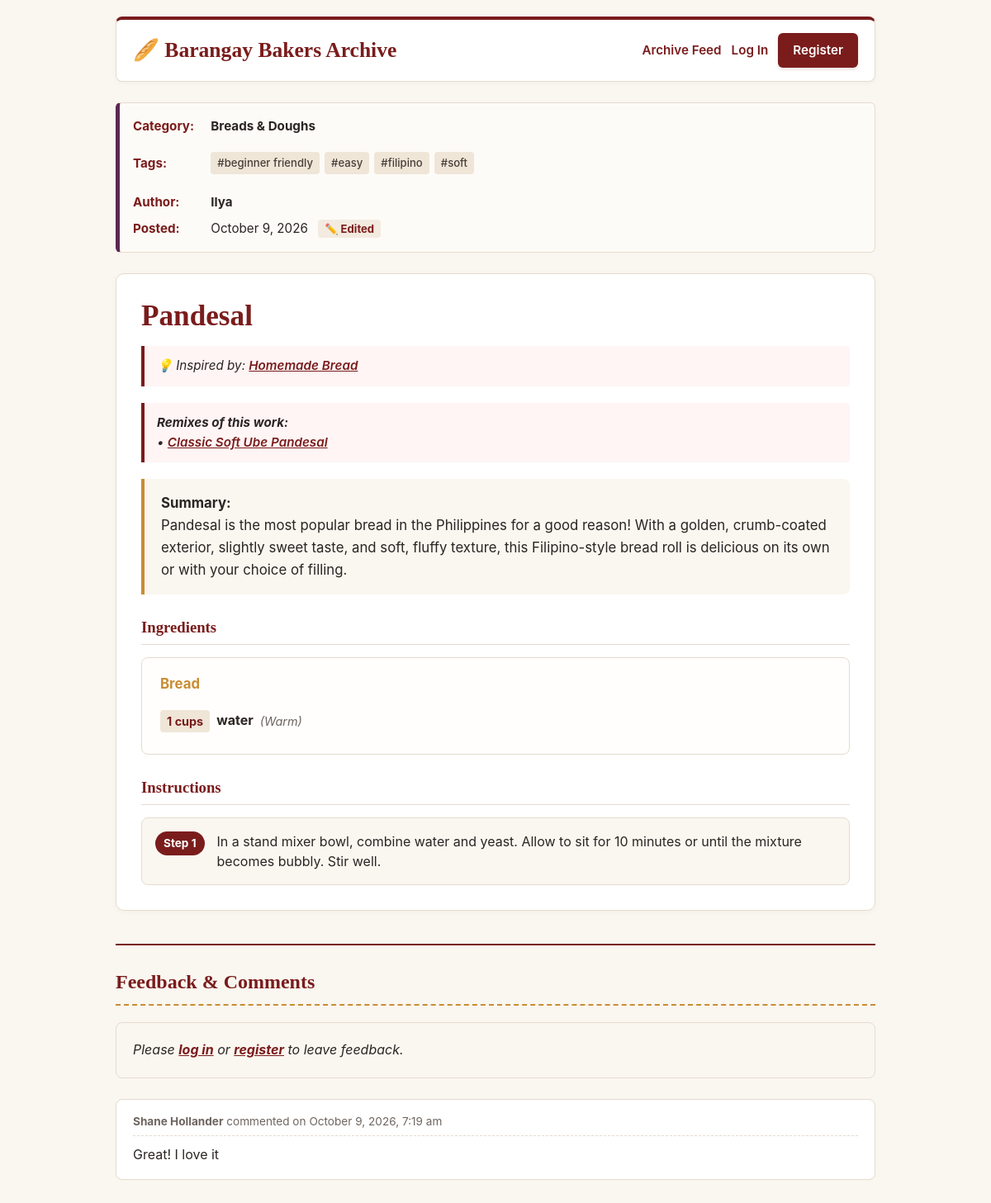
/view_recipe.php?id=4, run on the app's committed database.
### tables this page shows
CREATE TABLE `recipes` (
  `id` int(11) NOT NULL,
  `user_id` int(11) NOT NULL,
  `category_id` int(11) NOT NULL,
  `parent_recipe_id` int(11) DEFAULT NULL,
  `title` varchar(150) NOT NULL,
  `description` varchar(255) NOT NULL,
  `created_at` timestamp NOT NULL DEFAULT current_timestamp(),
  `updated_at` timestamp NULL DEFAULT NULL ON UPDATE current_timestamp()
);

CREATE TABLE `categories` (
  `id` int(11) NOT NULL,
  `name` varchar(50) NOT NULL
);

CREATE TABLE `tags` (
  `id` int(11) NOT NULL,
  `name` varchar(50) NOT NULL
);

CREATE TABLE `users` (
  `id` int(11) NOT NULL,
  `username` varchar(50) NOT NULL,
  `email` varchar(255) NOT NULL,
  `password` varchar(255) NOT NULL,
  `created_at` timestamp NOT NULL DEFAULT current_timestamp()
);

CREATE TABLE `recipe_ingredients` (
  `recipe_id` int(11) NOT NULL,
  `ingredient_id` int(11) NOT NULL,
  `quantity` decimal(6,2) NOT NULL,
  `unit` varchar(50) NOT NULL,
  `preparation_note` varchar(100) DEFAULT NULL,
  `section` varchar(50) DEFAULT 'Main'
);

CREATE TABLE `ingredients` (
  `id` int(11) NOT NULL,
  `name` varchar(150) NOT NULL
);

CREATE TABLE `recipe_steps` (
  `id` int(11) NOT NULL,
  `recipe_id` int(11) NOT NULL,
  `step_number` int(11) NOT NULL,
  `instruction` text NOT NULL
);

CREATE TABLE `comments` (
  `id` int(11) NOT NULL,
  `recipe_id` int(11) NOT NULL,
  `user_id` int(11) NOT NULL,
  `body` text NOT NULL,
  `created_at` timestamp NOT NULL DEFAULT current_timestamp(),
  `updated_at` timestamp NULL DEFAULT NULL ON UPDATE current_timestamp()
);

### classes/Comment.php (called while the page is built, shortened)
<?php
class Comment {
    private $conn;
    public function __construct($db) {
        $this->conn = $db;
    }
    public function readByRecipe($recipe_id) {
        $query = "SELECT c.id, c.body, c.created_at, u.username, c.user_id
          FROM comments c
          JOIN users u ON c.user_id = u.id
          WHERE c.recipe_id = :recipe_id
          ORDER BY c.created_at DESC";
        $stmt = $this->conn->prepare($query);
        $stmt->bindParam(':recipe_id', $recipe_id);
        $stmt->execute();
        return $stmt->fetchAll();
    }
}
?>

### view_recipe.php (the view, shortened to what this page needs)
<?php
require_once 'classes/Comment.php';
$database = new Database();
$db = $database->getConnection();
$recipe_id = $_GET['id'];
$query = "SELECT r.*, u.username, c.name as category_name,
                 p.id as parent_id, p.title as parent_title
          FROM recipes r
          LEFT JOIN users u ON r.user_id = u.id
          LEFT JOIN categories c ON r.category_id = c.id
          LEFT JOIN recipes p ON r.parent_recipe_id = p.id
          WHERE r.id = :id LIMIT 1";
$stmt = $db->prepare($query);
$stmt->bindParam(':id', $recipe_id);
$stmt->execute();
$recipe = $stmt->fetch();
$query_tags = "SELECT t.name FROM tags t
               JOIN recipe_tags rt ON t.id = rt.tag_id
               WHERE rt.recipe_id = :id";
$stmt_tags = $db->prepare($query_tags);
$stmt_tags->bindParam(':id', $recipe_id);
$stmt_tags->execute();
$tags = $stmt_tags->fetchAll();
$query_ing = "SELECT i.name, ri.quantity, ri.unit, ri.preparation_note, ri.section
              FROM ingredients i
              JOIN recipe_ingredients ri ON i.id = ri.ingredient_id
              WHERE ri.recipe_id = :id";
$stmt_ing = $db->prepare($query_ing);
$stmt_ing->bindParam(':id', $recipe_id);
$stmt_ing->execute();
$raw_ingredients = $stmt_ing->fetchAll();
$ingredients_by_section = [];
foreach ($raw_ingredients as $ing) {
    $ingredients_by_section[$ing['section']][] = $ing;
}
$query_steps = "SELECT step_number, instruction FROM recipe_steps WHERE recipe_id = :id ORDER BY step_number ASC";
$stmt_steps = $db->prepare($query_steps);
$stmt_steps->bindParam(':id', $recipe_id);
$stmt_steps->execute();
$steps = $stmt_steps->fetchAll();
$query_remixes = "SELECT id, title FROM recipes WHERE parent_recipe_id = :id";
$stmt_remixes = $db->prepare($query_remixes);
$stmt_remixes->bindParam(':id', $recipe_id);
$stmt_remixes->execute();
$remixes = $stmt_remixes->fetchAll();
$comment_manager = new Comment($db);
$comments = $comment_manager->readByRecipe($recipe_id);
?>
<!DOCTYPE html>
<html lang="en">
<head>
    <link rel="stylesheet" href="style.css">
</head>
<body>
<div class="container">
    <header class="site-header">
        <a href="index.php" class="site-title">🥖 Barangay Bakers Archive</a>
        <nav class="nav-links">
            <a href="index.php">Archive Feed</a>
            <?php if (isset($_SESSION['user_id'])): ?>
                <a href="my_favorites.php">❤️ My Favorites</a>
                <a href="post_recipe.php" class="btn btn-primary" style="color:white;">+ Post Recipe</a>
                <a href="logout.php" style="color:#888;">Logout (<?= htmlspecialchars($_SESSION['username']) ?>)</a>
            <?php else: ?>
                <a href="login.php">Log In</a>
                <a href="register.php" class="btn btn-primary" style="color:white;">Register</a>
            <?php endif; ?>
        </nav>
    </header>
    <div class="metadata-block">
        <div class="meta-row">
            <span class="meta-label">Category:</span>
            <strong><?= htmlspecialchars($recipe['category_name']) ?></strong>
        </div>
        <div class="meta-row">
            <span class="meta-label">Tags:</span>
            <span class="tag-container" style="display:inline-flex; vertical-align: middle;">
                <?php if ($tags): ?>
                    <?php foreach ($tags as $tag): ?>
                        <a href="index.php?tag=<?= urlencode($tag['name']) ?>" class="tag-pill">#<?= htmlspecialchars($tag['name']) ?></a>
                    <?php endforeach; ?>
                <?php else: ?>
                    <em style="color: var(--text-muted);">No tags attached</em>
                <?php endif; ?>
            </span>
        </div>
        <div class="meta-row">
            <span class="meta-label">Author:</span>
            <strong><?= htmlspecialchars($recipe['username']) ?></strong>
        </div>
        <div class="meta-row">
            <span class="meta-label">Posted:</span>
            <?= date("F j, Y", strtotime($recipe['created_at'])) ?>
            <?php if (!empty($recipe['updated_at']) && strtotime($recipe['updated_at']) > strtotime($recipe['created_at'])): ?>
                <span class="tag-pill" style="background: #f3ebe0; color: var(--primary-maroon); font-weight: bold; margin-left: 8px;">✏️ Edited</span>
            <?php endif; ?>
        </div>
    </div>
    <div class="recipe-main-card">
        <h1 class="recipe-hero-title"><?= htmlspecialchars($recipe['title']) ?></h1>
        <?php if ($recipe['parent_id']): ?>
            <div class="remix-alert">
                💡 Inspired by: <a href="view_recipe.php?id=<?= $recipe['parent_id'] ?>"><?= htmlspecialchars($recipe['parent_title']) ?></a>
            </div>
        <?php endif; ?>
        <?php if ($remixes): ?>
            <div class="remix-alert">
                <strong>Remixes of this work:</strong><br>
                <?php foreach ($remixes as $remix): ?>
                    &bull; <a href="view_recipe.php?id=<?= $remix['id'] ?>"><?= htmlspecialchars($remix['title']) ?></a><br>
                <?php endforeach; ?>
            </div>
        <?php endif; ?>
        <div class="summary-box">
            <strong>Summary:</strong><br>
            <?= nl2br(htmlspecialchars($recipe['description'])) ?>
        </div>
        <h3 class="section-title">Ingredients</h3>
        <?php foreach ($ingredients_by_section as $section => $ings): ?>
            <div class="ingredient-section-block">
                <div class="ingredient-group-header"><?= htmlspecialchars($section) ?></div>
                <ul class="ingredient-badge-list">
                    <?php foreach ($ings as $ing): ?>
                        <li>
                            <span class="qty-pill"><?= floatval($ing['quantity']) ?> <?= htmlspecialchars($ing['unit']) ?></span>
                            <span><strong><?= htmlspecialchars($ing['name']) ?></strong></span>
                            <?php if (!empty($ing['preparation_note'])): ?>
                                <em style="color: var(--text-muted); font-size: 0.9em;">(<?= htmlspecialchars($ing['preparation_note']) ?>)</em>
                            <?php endif; ?>
                        </li>
                    <?php endforeach; ?>
                </ul>
            </div>
        <?php endforeach; ?>
        <h3 class="section-title">Instructions</h3>
        <div class="step-card-list">
            <?php foreach ($steps as $index => $step): ?>
                <div class="step-card">
                    <span class="step-badge">Step <?= $index + 1 ?></span>
                    <div class="step-body">
                        <?= nl2br(htmlspecialchars($step['instruction'])) ?>
                    </div>
                </div>
            <?php endforeach; ?>
        </div>
    </div>
    <div class="comments-section">
        <h2 class="page-title" style="font-size: 1.5rem;">Feedback & Comments</h2>
        <div class="comment-form-card">
            <?php if (isset($_SESSION['user_id'])): ?>
                <form action="view_recipe.php?id=<?= $recipe_id ?>" method="POST">
                    <input type="hidden" name="action" value="add_comment">
                    <label style="margin-bottom: 10px;">Leave a Comment as <strong><?= htmlspecialchars($_SESSION['username']) ?></strong>:</label>
                    <textarea name="body" rows="3" required placeholder="Share your results, substitutions, or praise..."></textarea>
                    <button type="submit" class="btn btn-primary" style="margin-top: 12px;">Post Comment</button>
                </form>
            <?php else: ?>
                <p><em>Please <a href="login.php" style="color: var(--primary-maroon); font-weight: bold;">log in</a> or <a href="register.php" style="color: var(--primary-maroon); font-weight: bold;">register</a> to leave feedback.</em></p>
            <?php endif; ?>
        </div>
        <div class="comments-list">
            <?php if ($comments): ?>
                <?php foreach ($comments as $c): ?>
                    <div class="comment-card" id="comment-card-<?= $c['id'] ?>">
                        <div class="comment-header">
                            <strong><?= htmlspecialchars($c['username']) ?></strong>
                            commented on <?= date("F j, Y, g:i a", strtotime($c['created_at'])) ?>
                        </div>
                        <div id="comment-body-<?= $c['id'] ?>" class="comment-body">
                            <?= nl2br(htmlspecialchars($c['body'])) ?>
                        </div>
                    </div>
                <?php endforeach; ?>
            <?php else: ?>
                <p style="color: var(--text-muted); font-style: italic;">No comments yet. Be the first to review this recipe!</p>
            <?php endif; ?>
        </div>
    </div>
</div>
</body>
</html>

### data on the page
recipes: category.name "Breads & Doughs", user.username "Ilya", created_at "October 9, 2026", title "Pandesal", parent_recipe.title "Homemade Bread", description "Pandesal is the most popular bread in the Philippines for a good reason! With a golden, crumb-coated exterior, slightly sweet taste, and soft, fluffy texture, this Filipino-style bread roll is delicious on its own or with your choice of filling."
tags: name "beginner friendly"
tags: name "easy"
tags: name "filipino"
tags: name "soft"
recipes: title "Classic Soft Ube Pandesal"
recipe_ingredients: quantity "1", unit "cups", ingredient.name "water", preparation_note "Warm"
recipe_steps: instruction "In a stand mixer bowl, combine water and yeast. Allow to sit for 10 minutes or until the mixture becomes bubbly. Stir well."
comments: user.username "Shane Hollander", created_at "October 9, 2026, 7:19 am", body "Great! I love it"

### other printed values
$section "Bread"
